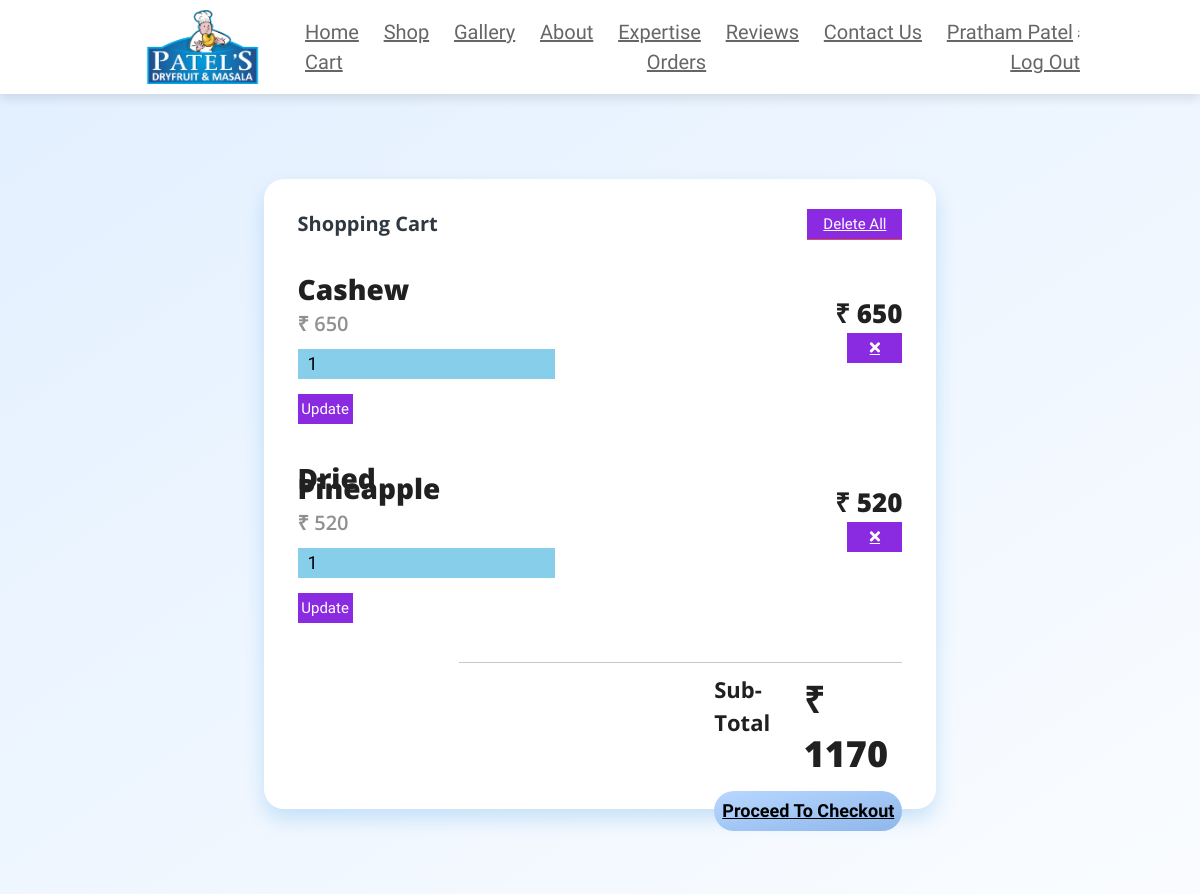
The app's page /cart.php (signed in), older data.
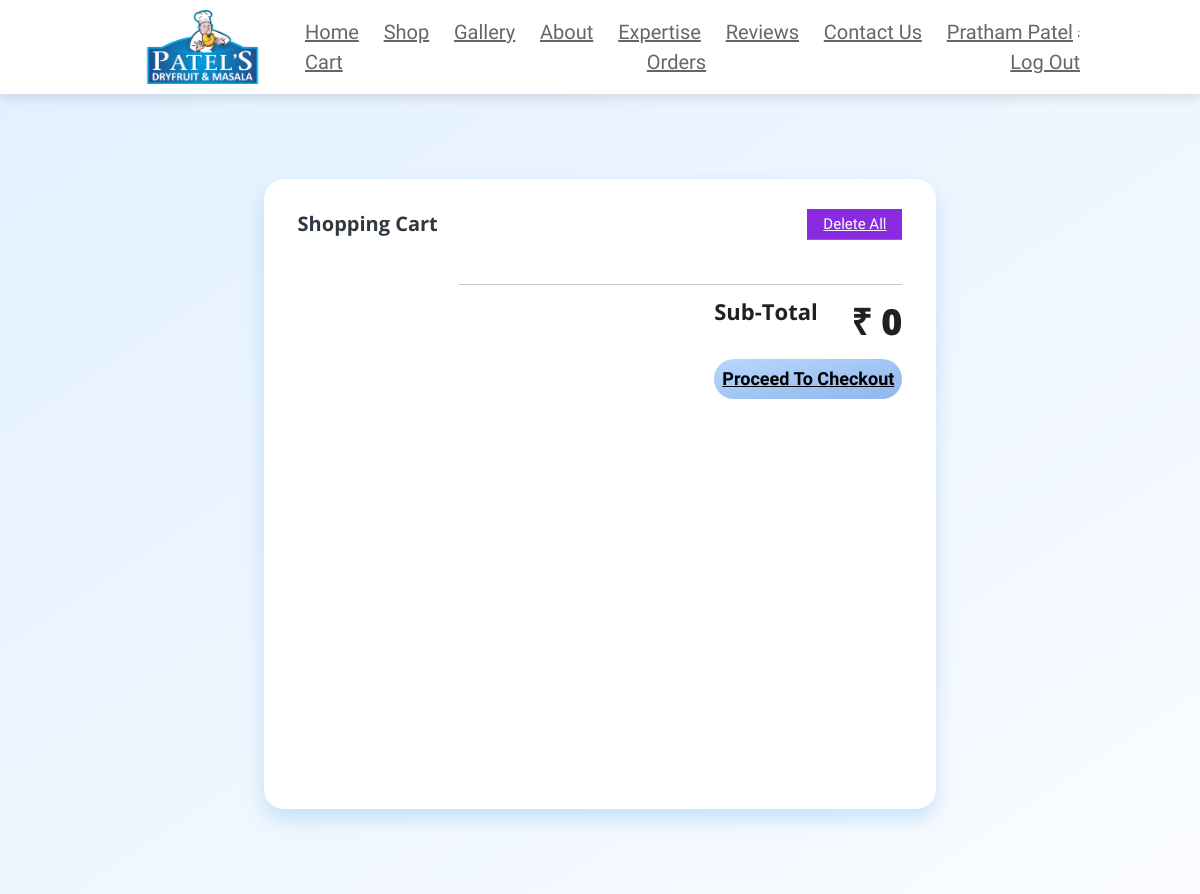
The same page, newer data.
### tables this page shows
CREATE TABLE `tblcart` (
  `cid` int(11) NOT NULL,
  `uid` int(11) NOT NULL,
  `pname` varchar(100) NOT NULL,
  `price` int(11) NOT NULL,
  `quantity` int(11) NOT NULL,
  `date` datetime NOT NULL DEFAULT current_timestamp()
);

### cart.php (the view, shortened to what this page needs)
<?php
include 'partials\datacon.php';
$loggedin = false;
if (isset($_SESSION['loggedin'])) {
    $loggedin = true;
}
$uid = $_SESSION['uid'];
?>
<!DOCTYPE html>
<html lang="en">
<head>
    <link href="https://cdn.jsdelivr.net/npm/bootstrap@5.2.2/dist/css/bootstrap.min.css" rel="stylesheet">
    <link rel="stylesheet" href="https://cdnjs.cloudflare.com/ajax/libs/font-awesome/5.15.4/css/all.min.css">
    <link rel="stylesheet" href="https://unpkg.com/swiper@7/swiper-bundle.min.css" />
    <link rel="stylesheet" href="https://cdnjs.cloudflare.com/ajax/libs/lightgallery-js/1.4.0/css/lightgallery.min.css">
    <link rel="stylesheet" href="css/cart.css">
</head>
<body>
    <section class="header">
        <img src="images\logo.png" class="logo">
        <nav class="navbar">
            <a href="index.php">home</a>
            <a href="Product.php">shop</a>
            <a href="gallery.php">gallery</a>
            <a href="index.php#about">about</a>
            <a href="index.php#food">expertise</a>
            <a href="index.php#blogs">reviews</a>
            <a href="index.php#footer">Contact us</a>
            <?php
            if ($loggedin == true) {
            ?>
                <a href="profile.php"><?php echo ($_SESSION['loguname']); ?></a>;
            <?php
            } else {
            ?>
                <a href="Signin.php">Login</a>;
            <?php
            }
            ?>
            <a href="cart.php">Cart</a>
            <a href="showorder.php">Orders</a>
            <?php
            if ($loggedin == true) { ?>
                <a href="logout.php">Log out</a>
            <?php }
            ?>
        </nav>
    </section>
    <section class="main">
        <div class="CartContainer">
            <div class="Header">
                <h3 class="Heading">Shopping Cart</h3>
                <h5 class="Action"><button type="button" style="background-color:blueviolet; height: 30px; width:95px; color:white; font-size: 15px; text-align:center;"><a href="cart.php?delete_all" style="color:white;" class="delete-btn <?php echo ($grnd_total > 1) ? '' : 'disabled'; ?>" onclick="return confirm('delete all from cart?');">delete all</a></button></h5>
            </div>
            <?php
            $grnd_total = 0;
            $select_cart = mysqli_query($conn, "SELECT * FROM `tblcart` WHERE uid = '$uid'") or die('query failed');
            if (mysqli_num_rows($select_cart) > 0) {
                while ($rows = mysqli_fetch_assoc($select_cart)) {
            ?>
                    <div class="Cart-Items">
                        <div class="about">
                            <h1 class="title" style="font-size:28px;"><?php echo $rows['pname']; ?></h1>
                            <h3 class="subtitle" style="font-size:20px;">₹ <?php echo $rows['price']; ?></h3><br>
                            <input type="number" size="8" placeholder="quantity" value="<?php echo $rows['quantity']; ?>" min="1" name="quantity" style="padding-left: 10px; height: 30px; font-size: 18px; background-color:skyblue;" required><br><br>
                            <button type="button" style="background-color:blueviolet; height: 30px; width:55px; color:white; font-size: 15px; text-align:center;">Update</button>
                        </div>
                        <div class="prices">
                            <div class="amount">₹ <?php echo $sub_total = ($rows['quantity'] * $rows['price']); ?></div>
                            <div><button type="button" style="background-color:blueviolet; height: 30px; width:55px; color:white; font-size: 15px; text-align:center;"><a href="cart.php?delete=<?php echo $rows['cid']; ?>" style="color:white;" class="fas fa-times" onclick="return confirm('delete this from cart?');"></a></button></div>
                        </div>
                    </div>
            <?php
                    $grnd_total += $sub_total;
                }
            }
            ?>
            <hr>
            <div class="checkout">
                <div class="total">
                    <div>
                        <div class="Subtotal">Sub-Total</div>
                    </div>
                    <div class="total-amount">₹ <?php echo $grnd_total; ?></div>
                </div>
                <button class="button">
                    <a href="customerinfo.php" style="color: black;" class="check-btn <?php echo ($grnd_total > 1) ? '' : 'disabled'; ?>">proceed to checkout</a></button>
            </div>
        </div>
    </section>
</body>
</html>

Row changes from the older to the newer data that the page shows:
removed tblcart: pname "Cashew", price "650", quantity "1", $sub_total=($rows['quantity']*$rows['price']) "650"
removed tblcart: pname "Dried Pineapple", price "520", quantity "1", $sub_total=($rows['quantity']*$rows['price']) "520"
Text that changed along with them:
$grnd_total: "1170" → "0"
